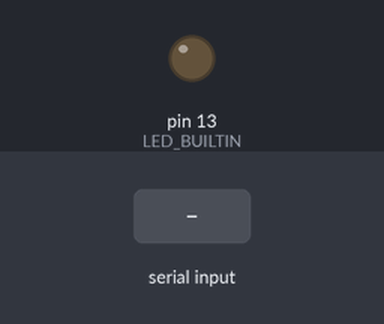
Bench run of a sketch on a simulated Arduino Uno, built with avr-gcc and run on an emulated ATmega328P. Shown: output pins drawn as LEDs (lit = HIGH). The test bench sets the inputs (shaded band).

Above: at 1.2 s.
1.3 s: "1" received over Serial
At 1.9 s:
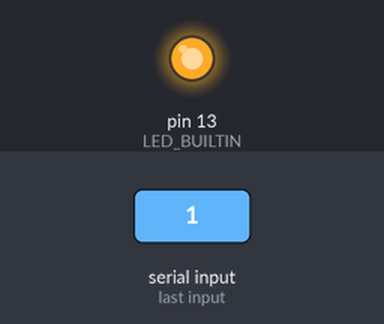
2.8 s: "0" received over Serial
At 3.1 s:
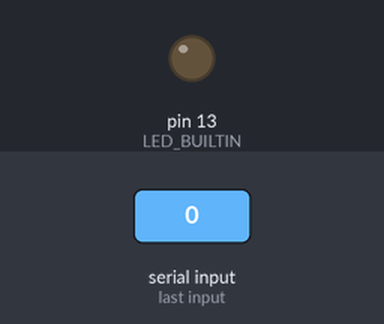
Timing chart, 0 to 5.8 s (numbered marks = the images above; inputs shaded):
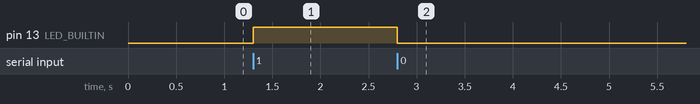

Measured:
- after the input at 1.3 s, pin 13 (LED_BUILTIN): LOW → HIGH at once
- after the input at 2.8 s, pin 13 (LED_BUILTIN): HIGH → LOW at once

The sketch:

Pyserial.ino
```cpp
#define sensorpin A0
int sensordata = 0;
char incomingData;

void setup() {
  Serial.begin(9600);
  pinMode(sensorpin, INPUT);
  pinMode(LED_BUILTIN, OUTPUT);
  digitalWrite (LED_BUILTIN, LOW);
}


void loop() {
  while (Serial.available()) {
    incomingData = Serial.read();
    if (incomingData == '1') {
      digitalWrite (LED_BUILTIN, HIGH);
    }
    else if (incomingData == '0'){
      digitalWrite (LED_BUILTIN, LOW);
    }
    else if (incomingData == 'R'){
      sensordata = analogRead(sensorpin);
      Serial.println(sensordata);
    }
  }
}
```
